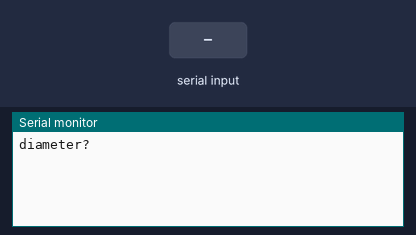
Recording of a sketch running on a simulated Arduino Uno, built with avr-gcc and run on an emulated ATmega328P. Shown: the last lines printed to the serial monitor. Inputs (shaded band) come from the test bench.

Above: at 1.2 s.
1.3 s: "90,45\n" received over Serial
At 2.2 s:
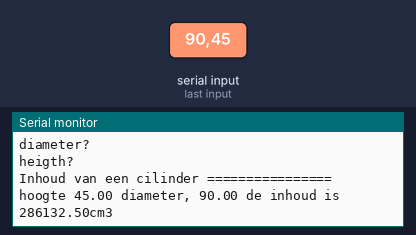
2.8 s: "30,150\n" received over Serial
At 3.3 s:
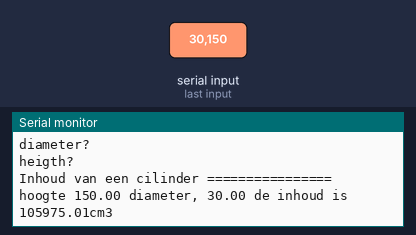

Measured:
- after the input at 1.3 s, the serial monitor: prints a new line at once (image 1)
- after the input at 2.8 s, the serial monitor: prints a new line after 0.06 s (image 2)

The sketch:

helloworld.ino
```cpp
float pi = 3.14;
float diameter = 0;
float height = 0;

void setup()
{
  Serial.begin(9600);
}

void loop()

{
  Serial.println("diameter?");
   while(Serial.available() == 0)
   {
    Serial.read();
   }
   diameter=Serial.parseInt();
   Serial.println("heigth?");
    while(Serial.available()==0)
    {
    }
    height=Serial.parseInt();


  //calculate volume cilindre
  float volume = pi * (diameter / 2) * (diameter / 2) * height;
  Serial.println("Inhoud van een cilinder ================");
  Serial.print ("hoogte ");
  Serial.print (height);
  Serial.print (" diameter, ");
  Serial.print (diameter);
  Serial.print (" de inhoud is ");
  Serial.print (volume);
  Serial.println ("cm3");
  delay (1000);

}
```
